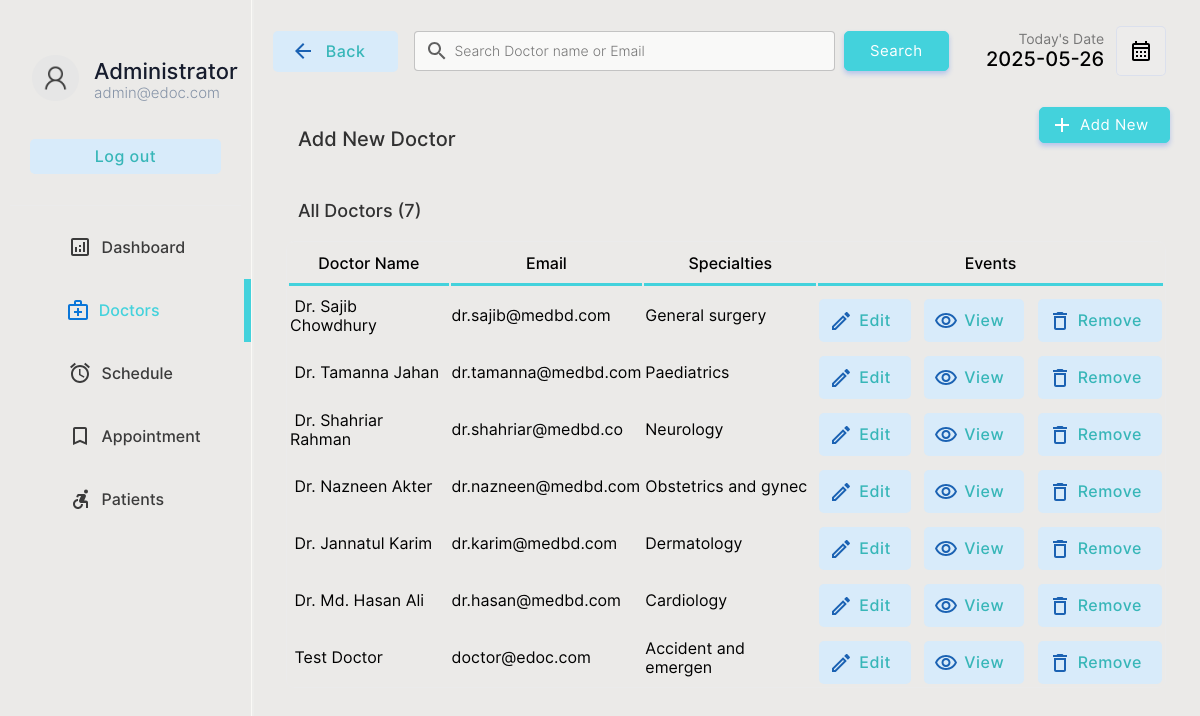
/doctor/doctors.php (signed in), run on the app's committed database.
### tables this page shows
CREATE TABLE `doctor` (
  `docid` int(11) NOT NULL,
  `docemail` varchar(255) DEFAULT NULL,
  `docname` varchar(255) DEFAULT NULL,
  `docpassword` varchar(255) DEFAULT NULL,
  `doctel` varchar(15) DEFAULT NULL,
  `specialties` int(2) DEFAULT NULL
);

CREATE TABLE `specialties` (
  `id` int(2) NOT NULL,
  `sname` varchar(50) DEFAULT NULL
);

### doctor/doctors.php (the view, shortened to what this page needs)
<!DOCTYPE html>
<html lang="en">
<head>
    <link rel="stylesheet" href="../css/animations.css">
    <link rel="stylesheet" href="../css/main.css">
    <link rel="stylesheet" href="../css/admin.css">
</head>
<body>
    <?php
    include("../connection.php");
    ?>
    <div class="container">
        <div class="menu">
            <table class="menu-container" border="0">
                <tr>
                    <td style="padding:10px" colspan="2">
                        <table border="0" class="profile-container">
                            <tr>
                                <td width="30%" style="padding-left:20px" >
                                    <img src="../img/user.png" alt="" width="100%" style="border-radius:50%">
                                </td>
                                <td style="padding:0px;margin:0px;">
                                    <p class="profile-title">Administrator</p>
                                    <p class="profile-subtitle">admin@edoc.com</p>
                                </td>
                            </tr>
                            <tr>
                                <td colspan="2">
                                <a href="../logout.php" ><input type="button" value="Log out" class="logout-btn btn-primary-soft btn"></a>
                                </td>
                            </tr>
                    </table>
                    </td>
                </tr>
                <tr class="menu-row" >
                    <td class="menu-btn menu-icon-dashbord" >
                        <a href="index.php" class="non-style-link-menu"><div><p class="menu-text">Dashboard</p></a></div></a>
                <tr class="menu-row">
                    <td class="menu-btn menu-icon-doctor menu-active menu-icon-doctor-active">
                        <a href="doctors.php" class="non-style-link-menu non-style-link-menu-active"><div><p class="menu-text">Doctors</p></a></div>
                <tr class="menu-row" >
                    <td class="menu-btn menu-icon-schedule">
                        <a href="schedule.php" class="non-style-link-menu"><div><p class="menu-text">Schedule</p></div></a>
                    </td>
                </tr>
                <tr class="menu-row">
                    <td class="menu-btn menu-icon-appoinment">
                        <a href="appointment.php" class="non-style-link-menu"><div><p class="menu-text">Appointment</p></a></div>
                    </td>
                </tr>
                <tr class="menu-row" >
                    <td class="menu-btn menu-icon-patient">
                        <a href="patient.php" class="non-style-link-menu"><div><p class="menu-text">Patients</p></a></div>
                    </td>
                </tr>
        <div class="dash-body">
            <table border="0" width="100%" style=" border-spacing: 0;margin:0;padding:0;margin-top:25px; ">
                <tr >
                    <td width="13%">
                        <a href="doctors.php" ><button  class="login-btn btn-primary-soft btn btn-icon-back"  style="padding-top:11px;padding-bottom:11px;margin-left:20px;width:125px"><font class="tn-in-text">Back</font></button></a>
                    </td>
                    <td>
                        <form action="" method="post" class="header-search">
                            <input type="search" name="search" class="input-text header-searchbar" placeholder="Search Doctor name or Email" list="doctors">&nbsp;&nbsp;
                            <?php
                                $list11 = $database->query("select  docname,docemail from  doctor;");
?>
                            <input type="Submit" value="Search" class="login-btn btn-primary btn" style="padding-left: 25px;padding-right: 25px;padding-top: 10px;padding-bottom: 10px;">
                        </form>
                    </td>
                    <td width="15%">
                        <p style="font-size: 14px;color: rgb(119, 119, 119);padding: 0;margin: 0;text-align: right;">
                            Today's Date
                        </p>
                        <p class="heading-sub12" style="padding: 0;margin: 0;">
                            <?php
                        $date = date('Y-m-d');
                        echo $date;
                        ?>
                        </p>
                    </td>
                    <td width="10%">
                        <button  class="btn-label"  style="display: flex;justify-content: center;align-items: center;"><img src="../img/calendar.svg" width="100%"></button>
                    </td>
                </tr>
                <tr >
                    <td colspan="2" style="padding-top:30px;">
                        <p class="heading-main12" style="margin-left: 45px;font-size:20px;color:rgb(49, 49, 49)">Add New Doctor</p>
                    </td>
                    <td colspan="2">
                        <a href="?action=add&id=none&error=0" class="non-style-link"><button  class="login-btn btn-primary btn button-icon"  style="display: flex;justify-content: center;align-items: center;margin-left:75px;background-image: url('../img/icons/add.svg');">Add New</font></button>
                            </a></td>
                </tr>
                <tr>
                    <td colspan="4" style="padding-top:10px;">
                        <p class="heading-main12" style="margin-left: 45px;font-size:18px;color:rgb(49, 49, 49)">All Doctors (<?php echo $list11->num_rows; ?>)</p>
                    </td>
                </tr>
                <?php
                    if($_POST){
                        $keyword=$_POST["search"];
                        $sqlmain= "select * from doctor where docemail='$keyword' or docname='$keyword' or docname like '$keyword%' or docname like '%$keyword' or docname like '%$keyword%'";
                    }else{
                        $sqlmain= "select * from doctor order by docid desc";
                    }
                ?>
                <tr>
                   <td colspan="4">
                       <center>
                        <div class="abc scroll">
                        <table width="93%" class="sub-table scrolldown" border="0">
                        <thead>
                        <tr>
                                <th class="table-headin">
                                Doctor Name
                                </th>
                                <th class="table-headin">
                                    Email
                                </th>
                                <th class="table-headin">
                                    Specialties
                                </th>
                                <th class="table-headin">
                                    Events
                                </tr>
                        </thead>
                        <tbody>
                            <?php
                                $result= $database->query($sqlmain);
                                if($result->num_rows==0){
                                    echo '<tr>
                                    <td colspan="4">
                                    <br><br><br><br>
                                    <center>
                                    <img src="../img/notfound.svg" width="25%">
                                    <br>
                                    <p class="heading-main12" style="margin-left: 45px;font-size:20px;color:rgb(49, 49, 49)">We  couldnt find anything related to your keywords !</p>
                                    <a class="non-style-link" href="doctors.php"><button  class="login-btn btn-primary-soft btn"  style="display: flex;justify-content: center;align-items: center;margin-left:20px;">&nbsp; Show all Doctors &nbsp;</font></button>
                                    </a>
                                    </center>
                                    <br><br><br><br>
                                    </td>
                                    </tr>';
                                }
                                else{
                                for ( $x=0; $x<$result->num_rows;$x++){
                                    $row=$result->fetch_assoc();
                                    $docid=$row["docid"];
                                    $name=$row["docname"];
                                    $email=$row["docemail"];
                                    $spe=$row["specialties"];
                                    $spcil_res= $database->query("select sname from specialties where id='$spe'");
                                    $spcil_array= $spcil_res->fetch_assoc();
                                    $spcil_name=$spcil_array["sname"];
                                    echo '<tr>
                                        <td> &nbsp;'.
                                        substr($name,0,30)
                                        .'</td>
                                        <td>
                                        '.substr($email,0,20).'
                                        </td>
                                        <td>
                                            '.substr($spcil_name,0,20).'
                                        </td>
                                        <td>
                                        <div style="display:flex;justify-content: center;">
                                        <a href="?action=edit&id='.$docid.'&error=0" class="non-style-link"><button  class="btn-primary-soft btn button-icon btn-edit"  style="padding-left: 40px;padding-top: 12px;padding-bottom: 12px;margin-top: 10px;"><font class="tn-in-text">Edit</font></button></a>
                                        &nbsp;&nbsp;&nbsp;
                                        <a href="?action=view&id='.$docid.'" class="non-style-link"><button  class="btn-primary-soft btn button-icon btn-view"  style="padding-left: 40px;padding-top: 12px;padding-bottom: 12px;margin-top: 10px;"><font class="tn-in-text">View</font></button></a>
                                       &nbsp;&nbsp;&nbsp;
                                       <a href="?action=drop&id='.$docid.'&name='.$name.'" class="non-style-link"><button  class="btn-primary-soft btn button-icon btn-delete"  style="padding-left: 40px;padding-top: 12px;padding-bottom: 12px;margin-top: 10px;"><font class="tn-in-text">Remove</font></button></a>
                                        </div>
                                        </td>
                                    </tr>';
                                }
                            }
                            ?>
                            </tbody>
                        </table>
                        </div>
                        </center>
                   </td>
                </tr>
            </table>
        </div>
</body>
</html>

### css/main.css (style rules this page uses)
:root { --primarycolor: #43d2dc; --primarycolorhover: #39bbc4; --btnice:#D8EBFA; --btnnicetext:#70f7e5; }
body { background: #e4e3e0bc; margin: 0; padding: 0; border-spacing: 0; font-family: 'Inter', sans-serif; }
.input-text { border-radius: 4px; border: 0.5px solid rgb(226, 226, 226); padding: 10px; width: 92%; transition: 0.2s; outline: none; }
.input-text { border: 1px solid #cbe0f5; font-size: 14px; line-height: 26px; background-color: #fff; display: block; width: 100%; padding: .375rem .75rem; font-weight: 300; line-height: 1.5; color: #212529; background-color: #fff; background-clip: padding-box; -webkit-appearance: none; -moz-appearance: none; appearance: none; border-radius: .25rem; transition: border-color .15s ease-in-out,box-shadow .15s ease-in-out; }
.input-text::placeholder { font-family: 'Inter', sans-serif; }
.btn { cursor: pointer; padding: 8px 20px; outline: none; text-decoration: none; font-size: 15px; letter-spacing: 0.5px; transition: all 0.3s; border-radius: 5px; font-family: 'Inter', sans-serif; }
.btn-primary { background-color: var(--primarycolor) ; border: 1px solid var(--primarycolor) ; color: #fff ; box-shadow: 0 3px 5px 0 rgba(57,108,240,0.3); }
.btn-primary-soft { background-color: #D8EBFA ; color: #37b6b8; font-weight: 500; font-size: 16px; border: none; }
.non-style-link:link, .non-style-link:visited, .non-style-link:hover, .non-style-link:active { text-decoration: none; color: rgb(43, 43, 43); }
.btn-label { margin-left: 10px; padding: 12px 12px; outline: none; text-decoration: none; font-size: 15px; letter-spacing: 0.5px; transition: all 0.3s; border-radius: 5px; background-color: #f0f0f073; border: 1px solid rgba(57,108,240,0.1) ; font-family: 'Inter', sans-serif; }
.sub-table { border: 1px solid #ebebeb; border-radius: 8px; }
.table-headin { font-size: 16px; font-weight: 500; padding: 10px; border-bottom: 3px solid var(--primarycolor); }
.abc { width: 100%; height: 550px; overflow: auto; }
input[type=search] { background-image: url('../img/search.svg'); background-position: 10px 50%; background-repeat: no-repeat; transition: 0.5s; padding: 8px 20px 8px 40px; }
.button-icon { background-position: 10px 50%; background-repeat: no-repeat; transition: 0.5s; padding: 8px 20px 8px 40px; }
.menu-btn { padding:6px; color: #3b3b3b; background-position: 30% 50%; background-repeat: no-repeat; transition: 0.5s; }
.menu-text { padding-left: 40%; font-weight: 500; font-size: 16px; }
.menu-active { color: var(--primarycolor); border-right: 7px solid var(--primarycolor); background-color: var(); }
.non-style-link-menu:link, .non-style-link-menu:visited, .non-style-link-menu:active { text-decoration: none; color: #3b3b3b; }
.non-style-link-menu-active:link, .non-style-link-menu-active:visited, .non-style-link-menu-active:active { text-decoration: none; color: var(--primarycolor); }
.menu-icon-dashbord { background-image: url('../img/icons/dashboard.svg'); }
.menu-icon-doctor { background-image: url('../img/icons/doctors.svg'); }
.menu-icon-schedule { background-image: url('../img/icons/schedule.svg'); }
.menu-icon-appoinment { background-image: url('../img/icons/book.svg'); }
.menu-icon-patient { background-image: url('../img/icons/patients.svg'); }
.menu-icon-doctor:hover,.menu-icon-doctor-active { color: var(--primarycolor); background-image: url('../img/icons/doctors-hover.svg'); }
.btn-icon-back { background-image: url('../img/icons/back-iceblue.svg'); background-position: 18px 50%; background-repeat: no-repeat; transition: 0.5s; padding: 8px 20px 8px 40px; }
.btn-edit { background-image: url('../img/icons/edit-iceblue.svg'); }
.btn-view { background-image: url('../img/icons/view-iceblue.svg'); }
.btn-delete { background-image: url('../img/icons/delete-iceblue.svg'); }

### doctor/doctors.php (style rules this page uses)
.sub-table { animation: transitionIn-Y-bottom 0.5s; }

### data on the page
doctor: docname "Dr. Sajib Chowdhury", docemail "dr.sajib@medbd.com", specialties.sname "General surgery"
doctor: docname "Dr. Tamanna Jahan", docemail "dr.tamanna@medbd.com", specialties.sname "Paediatrics"
doctor: docname "Dr. Shahriar Rahman", docemail "dr.shahriar@medbd.co", specialties.sname "Neurology"
doctor: docname "Dr. Nazneen Akter", docemail "dr.nazneen@medbd.com", specialties.sname "Obstetrics and gynec"
doctor: docname "Dr. Jannatul Karim", docemail "dr.karim@medbd.com", specialties.sname "Dermatology"
doctor: docname "Dr. Md. Hasan Ali", docemail "dr.hasan@medbd.com", specialties.sname "Cardiology"
doctor: docname "Test Doctor", docemail "doctor@edoc.com", specialties.sname "Accident and emergen"

### other printed values
$list11->num_rows "7"
